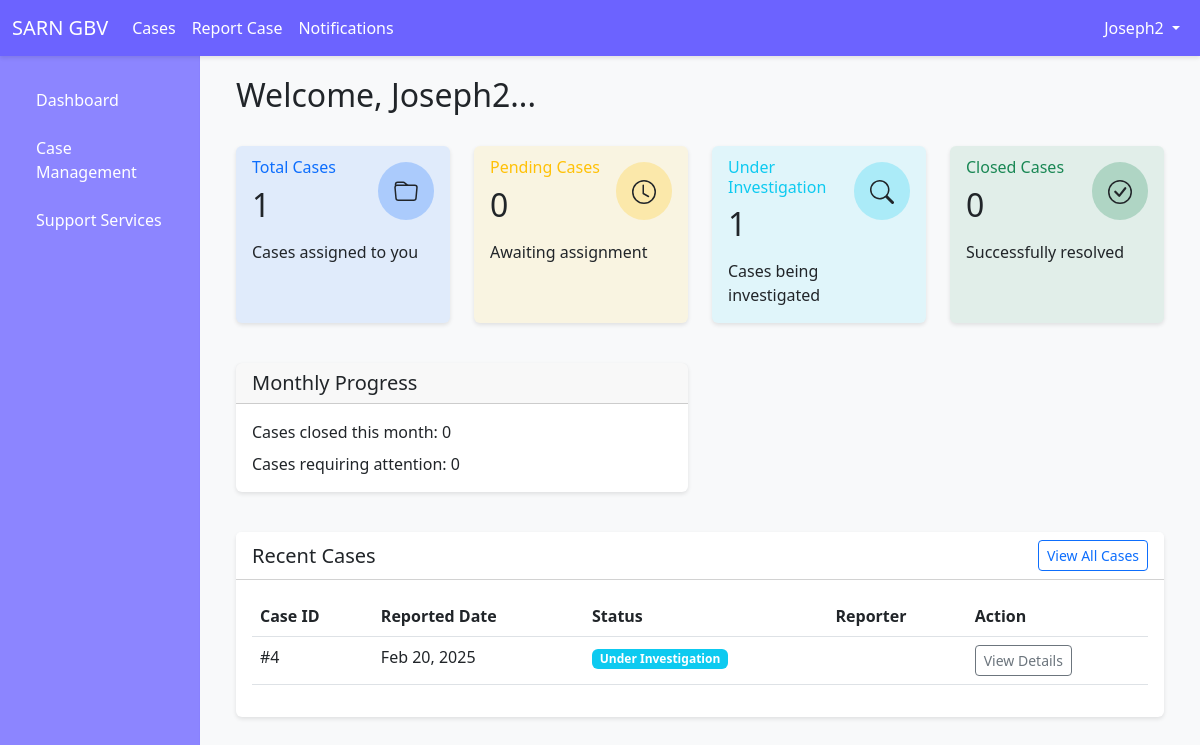
/dashboard/ (signed in), run on an earlier commit of the app's database.
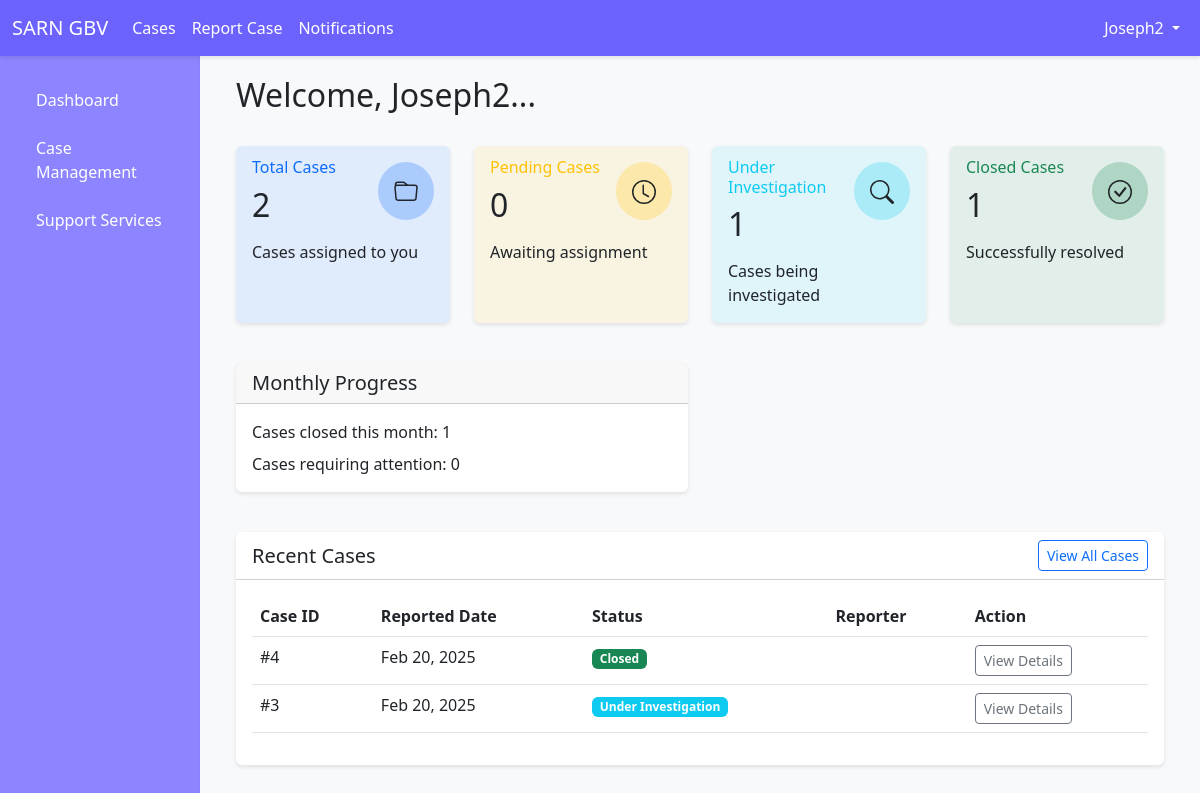
And on a later commit of the database.
### cases/models.py (models this page shows, shortened)
class Case(models.Model):
    STATUS_CHOICES = [
        ('pending', 'Pending'),
        ('under_investigation', 'Under Investigation'),
        ('closed', 'Closed'),
    ]
    reporter = models.ForeignKey(User, on_delete=models.CASCADE, related_name="reported_cases")  # The person who reported the case
    assigned_provider = models.ForeignKey(User, on_delete=models.SET_NULL, null=True, blank=True, related_name="assigned_cases")
    description = models.TextField()
    status = models.CharField(max_length=20, choices=STATUS_CHOICES, default='pending')
    date_reported = models.DateTimeField(auto_now_add=True)
    evidence_file = models.FileField(upload_to='case_evidence/', blank=True, null=True)

### users/views.py (the view, shortened to what this page needs)
# urls.py: path('dashboard/', login_required(dashboard), name='dashboard'),
@login_required
def dashboard(request):
    context = {
        'unread_notifications_count': Notification.objects.filter(
            user=request.user,
            is_read=False
        ).count()
    }
    if request.user.role == "survivor":
        user_cases = Case.objects.filter(reporter=request.user)
        context.update({
            'pending_count': user_cases.filter(status='pending').count(),
            'investigation_count': user_cases.filter(status='under_investigation').count(),
            'closed_count': user_cases.filter(status='closed').count(),
            'recent_cases': user_cases.order_by('-date_reported')[:5],
            'user_role': 'survivor',
            'total_cases': user_cases.count(),
            'latest_case_status': user_cases.order_by('-date_reported').first().get_status_display() if user_cases.exists() else None,
            'cases_this_month': user_cases.filter(
                date_reported__month=timezone.now().month,
                date_reported__year=timezone.now().year
            ).count()
        })
    elif request.user.role == "provider":
        assigned_cases = Case.objects.filter(assigned_provider=request.user)
        context.update({
            'pending_count': assigned_cases.filter(status='pending').count(),
            'investigation_count': assigned_cases.filter(status='under_investigation').count(),
            'closed_count': assigned_cases.filter(status='closed').count(),
            'recent_cases': assigned_cases.order_by('-date_reported')[:5],
            'user_role': 'provider',
            'total_cases': assigned_cases.count(),
            'cases_requiring_attention': assigned_cases.filter(
                status='under_investigation',
                date_reported__lte=timezone.now() - timedelta(days=7)
            ).count(),
            'cases_closed_this_month': assigned_cases.filter(
                status='closed',
                date_reported__month=timezone.now().month,
                date_reported__year=timezone.now().year
            ).count()
        })
    else:
        context.update({
            'error': "Invalid role.",
            'user_role': 'unknown'
        })
    return render(request, 'users/dashboard.html', context)

### users/templates/users/dashboard.html (shortened to what the changed rows need)
{% extends 'base.html' %}
{% block content %}
<div class="container-fluid">
    {% if error %}
    <div class="alert alert-danger">
        {{ error }}
    </div>
    {% else %}
    <div class="d-flex justify-content-between align-items-center mb-4">
        <h2>Welcome, {{ user.get_username }}...</h2>
    </div>
    <div class="row mb-4">
        <div class="col-md-3 mb-3">
            <div class="card bg-primary bg-opacity-10 h-100">
                <div class="card-body">
                    <div class="d-flex justify-content-between align-items-start">
                        <div>
                            <h6 class="card-subtitle mb-2 text-primary">Total Cases</h6>
                            <h2 class="card-title mb-0">{{ total_cases }}</h2>
                        </div>
                        <div class="bg-primary bg-opacity-25 rounded-circle p-3">
                        </div>
                    </div>
                    <p class="card-text mt-3">
                        {% if user_role == 'survivor' %}Your reported cases
                        {% elif user_role == 'provider' %}Cases assigned to you
                        {% else %}Total cases in system{% endif %}
                    </p>
                </div>
            </div>
        </div>
        <div class="col-md-3 mb-3">
            <div class="card bg-warning bg-opacity-10 h-100">
                <div class="card-body">
                    <div class="d-flex justify-content-between align-items-start">
                        <div>
                            <h6 class="card-subtitle mb-2 text-warning">Pending Cases</h6>
                            <h2 class="card-title mb-0">{{ pending_count }}</h2>
                        </div>
                        <div class="bg-warning bg-opacity-25 rounded-circle p-3">
                            <svg xmlns="http://www.w3.org/2000/svg" width="24" height="24" fill="currentColor" class="bi bi-clock" viewBox="0 0 16 16">
                                <path d="M8 3.5a.5.5 0 0 0-1 0V9a.5.5 0 0 0 .252.434l3.5 2a.5.5 0 0 0 .496-.868L8 8.71V3.5z"/>
                                <path d="M8 16A8 8 0 1 0 8 0a8 8 0 0 0 0 16zm7-8A7 7 0 1 1 1 8a7 7 0 0 1 14 0z"/>
                            </svg>
                        </div>
                    </div>
                    <p class="card-text mt-3">Awaiting assignment</p>
                </div>
            </div>
        </div>
        <div class="col-md-3 mb-3">
            <div class="card bg-info bg-opacity-10 h-100">
                <div class="card-body">
                    <div class="d-flex justify-content-between align-items-start">
                        <div>
                            <h6 class="card-subtitle mb-2 text-info">Under Investigation</h6>
                            <h2 class="card-title mb-0">{{ investigation_count }}</h2>
                        </div>
                        <div class="bg-info bg-opacity-25 rounded-circle p-3">
                        </div>
                    </div>
                    <p class="card-text mt-3">Cases being investigated</p>
                </div>
            </div>
        </div>
        <div class="col-md-3 mb-3">
            <div class="card bg-success bg-opacity-10 h-100">
                <div class="card-body">
                    <div class="d-flex justify-content-between align-items-start">
                        <div>
                            <h6 class="card-subtitle mb-2 text-success">Closed Cases</h6>
                            <h2 class="card-title mb-0">{{ closed_count }}</h2>
                        </div>
                        <div class="bg-success bg-opacity-25 rounded-circle p-3">
                        </div>
                    </div>
                    <p class="card-text mt-3">Successfully resolved</p>
                </div>
            </div>
        </div>
    </div>
    {% if user_role == 'provider' %}
    <div class="row mb-4">
        <div class="col-md-6 mb-3">
            <div class="card h-100">
                <div class="card-header">
                    <h5 class="card-title mb-0">Monthly Progress</h5>
                </div>
                <div class="card-body">
                    <p class="mb-2">Cases closed this month: {{ cases_closed_this_month }}</p>
                    <p class="mb-0">Cases requiring attention: {{ cases_requiring_attention }}</p>
                </div>
            </div>
        </div>
    </div>
    {% endif %}
    <div class="card">
        <div class="card-header bg-white">
            <div class="d-flex justify-content-between align-items-center">
                <h5 class="mb-0">Recent Cases</h5>
                <a href="{% url 'case_list' %}" class="btn btn-sm btn-outline-primary">View All Cases</a>
            </div>
        </div>
        <div class="card-body">
            <div class="table-responsive">
                <table class="table table-hover">
                    <thead>
                        <tr>
                            <th>Case ID</th>
                            <th>Reported Date</th>
                            <th>Status</th>
                            {% if user_role != 'survivor' %}
                            <th>Reporter</th>
                            {% endif %}
                            <th>Action</th>
                        </tr>
                    </thead>
                    <tbody>
                        {% for case in recent_cases %}
                        <tr>
                            <td>#{{ case.id }}</td>
                            <td>{{ case.date_reported|date:"M d, Y" }}</td>
                            <td>
                                <span class="badge {% if case.status == 'pending' %}bg-warning
                                    {% elif case.status == 'under_investigation' %}bg-info
                                    {% else %}bg-success{% endif %}">
                                    {{ case.get_status_display }}
                                </span>
                            </td>
                            {% if user_role != 'survivor' %}
                            <td>{{ case.reporter.get_full_name }}</td>
                            {% endif %}
                            <td>
                                <a href="{% url 'case_detail' case.id %}" class="btn btn-sm btn-outline-secondary">View Details</a>
                            </td>
                        </tr>
                        {% empty %}
                        <tr>
                            <td colspan="5" class="text-center py-4">
                                <p class="text-muted mb-0">No recent cases found</p>
                            </td>
                        </tr>
                        {% endfor %}
                    </tbody>
                </table>
            </div>
        </div>
    </div>
    {% endif %}
</div>
{% endblock %}

What changed in the data, as far as the page shows it:
changed Case id 4: status "Under Investigation" → "Closed"
now on this page (row edited): Case: id "3", date_reported "Feb 20, 2025", status "Under Investigation"
Also different on the page:
{{ total_cases }}: "1" → "2"
{{ closed_count }}: "0" → "1"
{{ cases_closed_this_month }}: "0" → "1"
